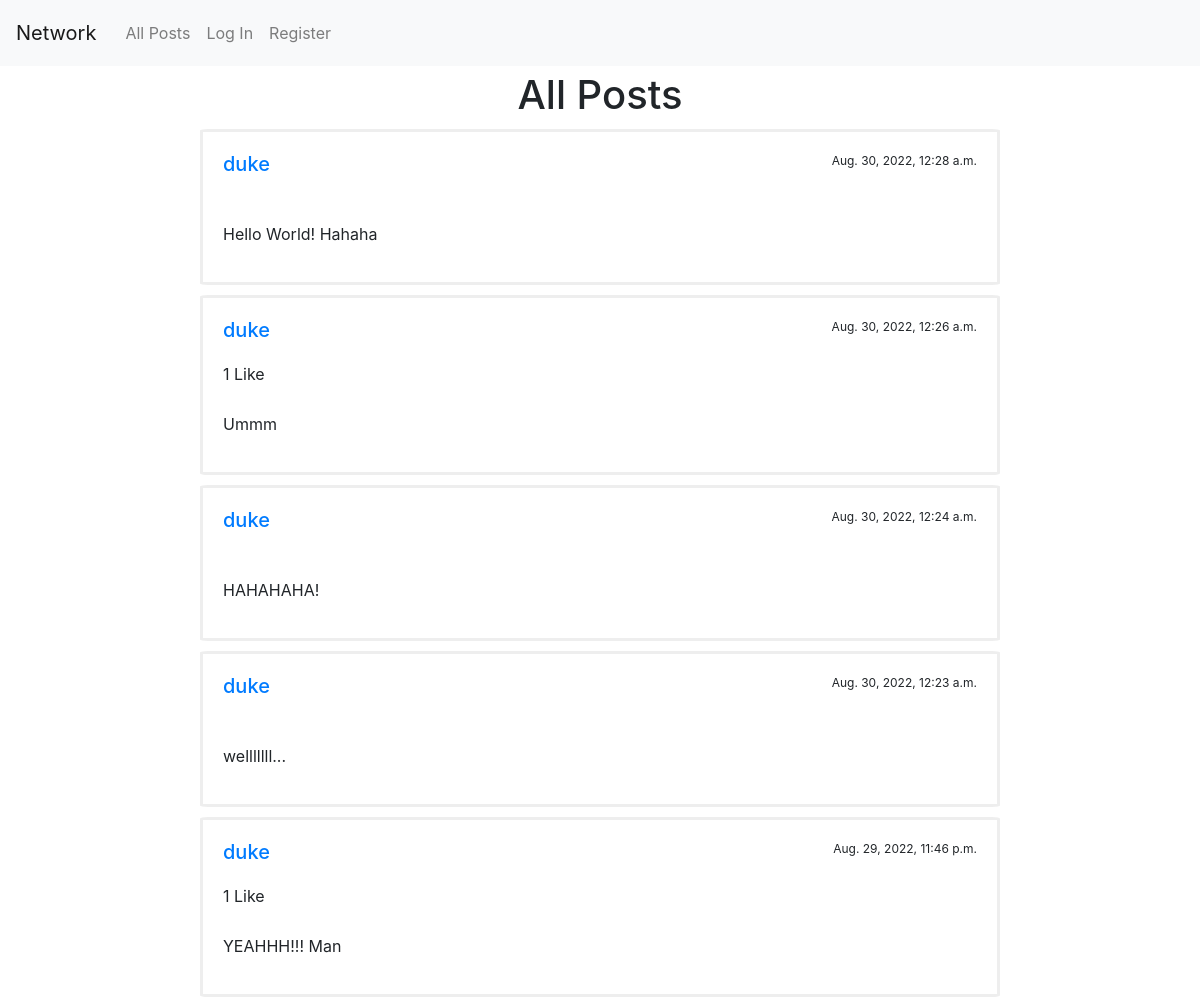
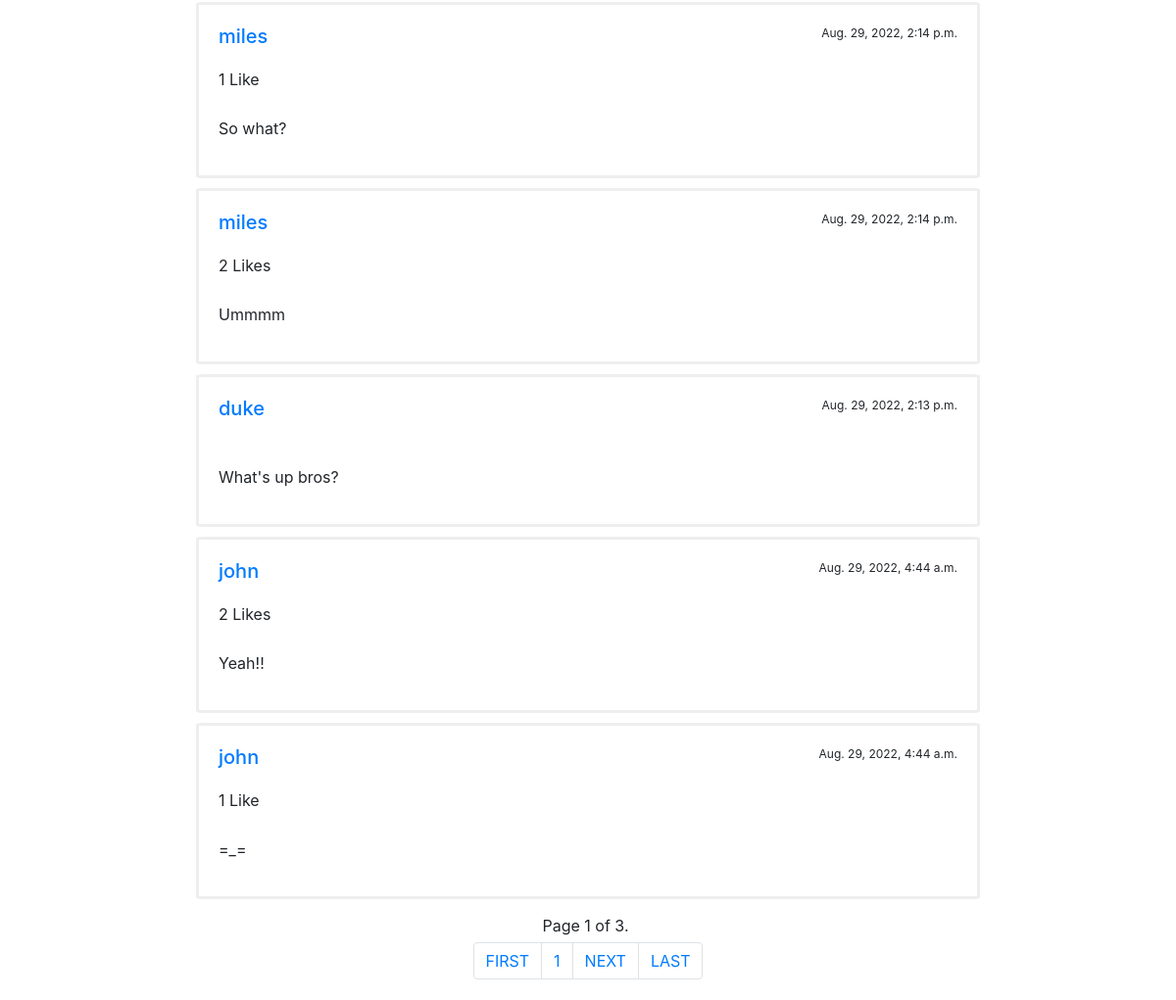
The page / on the database its author committed (2 pictures, top to bottom).
### network/models.py (models this page shows, shortened)
class Post(models.Model):
    author = models.ForeignKey(User, on_delete=models.CASCADE, related_name="posts")
    content = models.CharField(max_length=5000)
    likes = models.ManyToManyField(User, blank=True, related_name="liked_posts")
    timestamp = models.DateTimeField(auto_now_add=True)
    def like_count(self):
        return len(self.likes.all())

class User(AbstractUser):
    pass

### network/views.py (the view)
# urls.py: path("", views.index, name="index"),
def index(request):
    page_obj = util.load_wall(request, "all")
    wall_type = 'All Posts'
    return render(request, "network/index.html", {
        "page_obj": page_obj,
        "wall_type": wall_type
    })

### network/util.py (called while the page is built)
def load_wall(request, wall, profile_id=None):
    if wall == "all":
        posts = Post.objects.all()
    elif wall == "profile":
        posts = Post.objects.filter(author=profile_id)
    elif wall == "following":
        follow = Follow.objects.get(user=request.user)
        following = follow.following_list()
        posts = Post.objects.filter(author__in=following)
    else:
        return HttpResponseRedirect(reverse("index"))
    posts = posts.order_by("-timestamp").all()
    pages = Paginator(posts, 10)
    page_number = request.GET.get("page")
    page_obj = pages.get_page(page_number)
    return page_obj

### network/templates/network/index.html (shortened to what this page needs)
{% extends "network/layout.html" %}
{% load static %}
{% block body %}
    {% if wall_type == "Following" and not user.is_authenticated %}
        <h1>Please Login or Register</h1>
    {% else %}
        {% if wall_type is not None %}
            <h1>{{ wall_type }}</h1>
        {% endif %}
        {% for post in page_obj %}
            <div id="post">
                <div class="row1-container">
                    <h5 id="profile-link"><a href="{% url 'profile' post.author.id %}">{{ post.author.username }}</a></h5>
                    <p class="timestamp">{{ post.timestamp }}</p>
                </div>
                <div class="row2-container">
                    {% if post.like_count == 1 %}
                        <p class="like-count" id="like-count-{{ post.pk }}">{{ post.like_count }} Like</p>
                    {% elif post.like_count > 1 %}
                        <p class="like-count" id="like-count-{{ post.pk }}">{{ post.like_count }} Likes</p>
                    {% else %}
                        <p class="like-count" id="like-count-{{ post.pk }}"></p>
                    {% endif %}
                </div>
                <div class="row3-container">
                    <p class="post-content" id="post-content-{{ post.pk }}">{{ post.content }}</p>
                </div>
            </div>
        {% empty %}
            <h3>No Post Yet</h3>
        {% endfor %}
        <div class="pagination justify-content-center">
            <span class="step-links">
                <span class="current">
                    Page {{ page_obj.number }} of {{ page_obj.paginator.num_pages }}.
                </span>
            </span>
        </div>
        <nav aria-label="page-nav">
            <ul class="pagination justify-content-center">
                <li class="page-item"><a class="page-link" href="?page=1">FIRST</a></li>
                <li class="page-item"><a class="page-link" href="#">{{ page_obj.number }}</a></li>
                {% if page_obj.has_next %}
                    <li class="page-item"><a class="page-link" href="?page={{ page_obj.next_page_number }}">NEXT</a></li>
                    <li class="page-item"><a class="page-link" href="?page={{ page_obj.paginator.num_pages }}">LAST</a></li>
                {% endif %}
            </ul>
        </nav>
    {% endif %}
{% endblock %}

### network/templates/network/layout.html (shortened to what this page needs)
{% load static %}
<!DOCTYPE html>
<html lang="en">
    <head>
        <link rel="stylesheet" href="https://stackpath.bootstrapcdn.com/bootstrap/4.4.1/css/bootstrap.min.css">
        <link href="{% static 'network/styles.css' %}" rel="stylesheet">
    </head>
    <body>
        <nav class="navbar navbar-expand-lg navbar-light bg-light">
            <a class="navbar-brand" href="{% url 'index' %}">Network</a>
            <div>
              <ul class="navbar-nav mr-auto">
                <li class="nav-item">
                  <a class="nav-link" href="{% url 'index' %}">All Posts</a>
                </li>
                {% if user.is_authenticated %}
                    <li class="nav-item">
                        <a class="nav-link" href="{% url 'following' %}">Following</a>
                    </li>
                    <li class="nav-item">
                        <a class="nav-link" href="{% url 'logout' %}">Log Out</a>
                    </li>
                {% else %}
                    <li class="nav-item">
                        <a class="nav-link" href="{% url 'login' %}">Log In</a>
                    </li>
                    <li class="nav-item">
                        <a class="nav-link" href="{% url 'register' %}">Register</a>
                    </li>
                {% endif %}
              </ul>
            </div>
          </nav>
        <div class="body">
            {% block body %}
            {% endblock %}
        </div>
    </body>
</html>

### network/static/network/styles.css (style rules this page uses)
div { padding: 5px; }
#profile-view, h1 { text-align: center; }
div #post { padding: 15px; margin: 10px auto; width: auto; max-width: 800px; min-width: 200px; border-style: solid; border-color: #eeeeee; border-radius: 1%; }
.row1-container { display: grid; grid-template-columns: 200px 200px; align-items: start; justify-content: space-between; }
#profile-link { display: inline }
.timestamp { display: inline; font-size: 12px; align-self: right; text-align: right; }
.row2-container { display: grid; grid-template-columns: 200px 100px; align-items: start; justify-content: space-between; }
.like-count { display: inline; }
.row3-container { display: grid; grid-template-columns: 600px 50px; align-items: start; justify-content: space-between; }
.post-content { display: inline; }

### rows shown on the page
Post: author.username "duke", timestamp "Aug. 30, 2022, 12:28 a.m.", content "Hello World! Hahaha"
Post: author.username "duke", timestamp "Aug. 30, 2022, 12:26 a.m.", like_count "1", content "Ummm"
Post: author.username "duke", timestamp "Aug. 30, 2022, 12:24 a.m.", content "HAHAHAHA!"
Post: author.username "duke", timestamp "Aug. 30, 2022, 12:23 a.m.", content "welllllll..."
Post: author.username "duke", timestamp "Aug. 29, 2022, 11:46 p.m.", like_count "1", content "YEAHHH!!! Man"
Post: author.username "miles", timestamp "Aug. 29, 2022, 2:14 p.m.", like_count "1", content "So what?"
Post: author.username "miles", timestamp "Aug. 29, 2022, 2:14 p.m.", like_count "2", content "Ummmm"
Post: author.username "duke", timestamp "Aug. 29, 2022, 2:13 p.m.", content "What's up bros?"
Post: author.username "john", timestamp "Aug. 29, 2022, 4:44 a.m.", like_count "2", content "Yeah!!"
Post: author.username "john", timestamp "Aug. 29, 2022, 4:44 a.m.", like_count "1", content "=_="

### other values the page prints
{{ wall_type }} "All Posts"
{{ page_obj.number }} "1"
{{ page_obj.paginator.num_pages }} "3"
